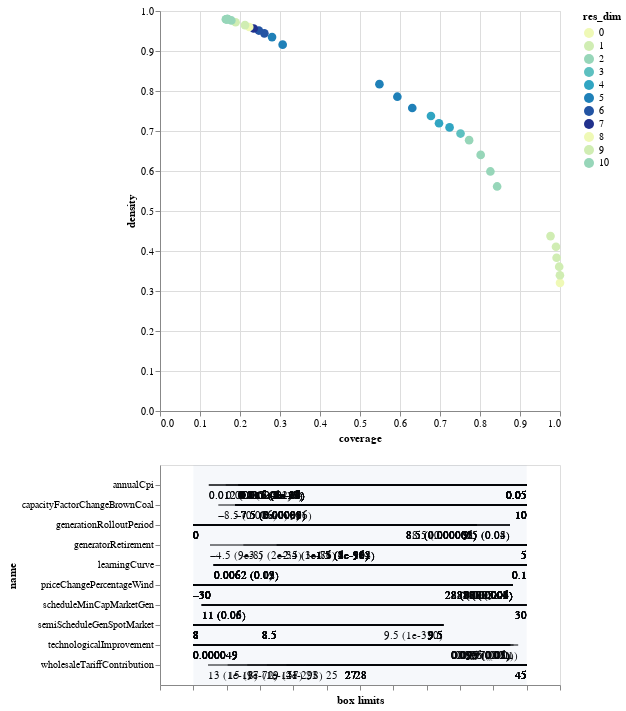

The cell this chart's notebook holds for it:
### Code cell
box1.inspect_tradeoff()

### Figure 1 — Vega-Lite specification as saved in the notebook (floating-point values rounded to 4 significant figures; data arrays with more than 128 entries replaced by an {"elided": "..."} marker saying what was removed)
{"config": {"view": {"continuousWidth": 400, "continuousHeight": 300}}, "vconcat": [{"data": {"name": "data-bd7f11d1a0a5204305e91b6428a8af25"}, "mark": {"type": "circle", "size": 75}, "encoding": {"color": {"type": "ordinal", "field": "res_dim", "scale": {"range": ["#eff9b6", "#d0edb3", "#97d6b9", "#5dc0c0", "#31a5c2", "#1f80b8", "#2354a3", "#21318d"]}}, "opacity": {"condition": {"value": 1, "selection": "selector007"}, "value": 0.4}, "tooltip": [{"type": "ordinal", "field": "id"}, {"type": "quantitative", "field": "coverage", "format": ".2"}, {"type": "quantitative", "field": "density", "format": ".2"}, {"type": "ordinal", "field": "res_dim"}], "x": {"type": "quantitative", "field": "coverage"}, "y": {"type": "quantitative", "field": "density"}}, "height": 400, "selection": {"selector007": {"type": "single", "fields": ["id"]}}, "width": 400}, {"layer": [{"data": {"name": "data-dd6732c3c26f0606e04350f8cbf3943e"}, "mark": "rule", "encoding": {"x": {"type": "quantitative", "axis": {"grid": false, "labels": false, "title": "box limits"}, "field": "x_lower", "scale": {"domain": [0, 1], "padding": 0.1}}, "x2": {"field": "x_upper"}, "y": {"type": "nominal", "field": "name", "scale": {"padding": 1.0}}}, "transform": [{"calculate": "(datum.x1-datum.minimum)/(datum.maximum-datum.minimum)", "as": "x_lower"}, {"calculate": "(datum.x2-datum.minimum)/(datum.maximum-datum.minimum)", "as": "x_upper"}, {"filter": {"selection": "selector007"}}], "width": 400}, {"data": {"name": "data-dd6732c3c26f0606e04350f8cbf3943e"}, "mark": {"type": "text", "align": "left", "baseline": "top", "dy": 5}, "encoding": {"text": {"type": "ordinal", "field": "text"}, "x": {"type": "quantitative", "axis": {"grid": false, "labels": false, "title": "box limits"}, "field": "x_lower", "scale": {"domain": [0, 1], "padding": 0.1}}, "x2": {"field": "x_upper"}, "y": {"type": "nominal", "field": "name", "scale": {"padding": 1.0}}}, "transform": [{"calculate": "(datum.x1-datum.minimum)/(datum.maximum-datum.minimum)", "as": "x_lower"}, {"calculate": "(datum.x2-datum.minimum)/(datum.maximum-datum.minimum)", "as": "x_upper"}, {"filter": {"selection": "selector007"}}, {"calculate": "datum.qp_lower>0?format(datum.x1, \".2\")+\" (\"+format(datum.qp_lower, \".1~g\")+\")\" :format(datum.x1, \".2\")", "as": "text"}], "width": 400}, {"data": {"name": "data-dd6732c3c26f0606e04350f8cbf3943e"}, "mark": {"type": "text", "align": "right", "baseline": "top", "dy": 5}, "encoding": {"text": {"type": "ordinal", "field": "text"}, "x": {"type": "quantitative", "field": "x_upper"}, "x2": {"field": "x_upper"}, "y": {"type": "nominal", "field": "name", "scale": {"padding": 1.0}}}, "transform": [{"calculate": "(datum.x1-datum.minimum)/(datum.maximum-datum.minimum)", "as": "x_lower"}, {"calculate": "(datum.x2-datum.minimum)/(datum.maximum-datum.minimum)", "as": "x_upper"}, {"filter": {"selection": "selector007"}}, {"calculate": "datum.qp_upper>0?format(datum.x2, \".2\")+\" (\"+format(datum.qp_upper, \".1\")+\")\" :format(datum.x2, \".2\")", "as": "text"}], "width": 400}, {"data": {"name": "data-bb8d07f6df3d47a6a475317795287b23"}, "mark": {"type": "rect", "opacity": 0.05}, "encoding": {"x": {"type": "quantitative", "field": "start"}, "x2": {"field": "end"}}}, {"data": {"name": "data-d751713988987e9331980363e24189ce"}, "mark": "point", "encoding": {"x": {"type": "quantitative", "field": "x"}, "y": {"type": "nominal", "field": "name"}}, "transform": [{"filter": {"selection": "selector007"}}], "width": 400}, {"data": {"name": "data-d751713988987e9331980363e24189ce"}, "mark": {"type": "text", "align": "center", "baseline": "top", "dy": 5}, "encoding": {"text": {"type": "nominal", "field": "item"}, "x": {"type": "quantitative", "field": "x"}, "y": {"type": "nominal", "field": "name"}}, "transform": [{"filter": {"selection": "selector007"}}], "width": 400}]}], "$schema": "https://vega.github.io/schema/vega-lite/v4.0.2.json", "datasets": {"data-bd7f11d1a0a5204305e91b6428a8af25": [{"coverage": 1.0, "density": 0.3204, "id": 0, "mass": 1.0, "mean": 0.3204, "res_dim": 0}, {"coverage": 0.9998, "density": 0.3394, "id": 1, "mass": 0.9438, "mean": 0.3394, "res_dim": 1}, {"coverage": 0.998, "density": 0.3608, "id": 2, "mass": 0.8862, "mean": 0.3608, "res_dim": 1}, {"coverage": 0.9915, "density": 0.3831, "id": 3, "mass": 0.8291, "mean": 0.3831, "res_dim": 1}, {"coverage": 0.99, "density": 0.4106, "id": 4, "mass": 0.7725, "mean": 0.4106, "res_dim": 1}, {"coverage": 0.9763, "density": 0.4373, "id": 5, "mass": 0.7153, "mean": 0.4373, "res_dim": 1}, {"coverage": 0.8428, "density": 0.5614, "id": 6, "mass": 0.481, "mean": 0.5614, "res_dim": 2}, {"coverage": 0.826, "density": 0.5989, "id": 7, "mass": 0.4419, "mean": 0.5989, "res_dim": 2}, {"coverage": 0.8017, "density": 0.6403, "id": 8, "mass": 0.4011, "mean": 0.6403, "res_dim": 2}, {"coverage": 0.7728, "density": 0.6771, "id": 9, "mass": 0.3657, "mean": 0.6771, "res_dim": 2}, {"coverage": 0.7513, "density": 0.6936, "id": 10, "mass": 0.347, "mean": 0.6936, "res_dim": 3}, {"coverage": 0.724, "density": 0.709, "id": 11, "mass": 0.3272, "mean": 0.709, "res_dim": 4}, {"coverage": 0.6975, "density": 0.7194, "id": 12, "mass": 0.3106, "mean": 0.7194, "res_dim": 4}, {"coverage": 0.6774, "density": 0.7375, "id": 13, "mass": 0.2942, "mean": 0.7375, "res_dim": 4}, {"coverage": 0.6307, "density": 0.7575, "id": 14, "mass": 0.2668, "mean": 0.7575, "res_dim": 5}, {"coverage": 0.5934, "density": 0.7858, "id": 15, "mass": 0.242, "mean": 0.7858, "res_dim": 5}, {"coverage": 0.5486, "density": 0.8171, "id": 16, "mass": 0.2151, "mean": 0.8171, "res_dim": 5}, {"coverage": 0.3066, "density": 0.9158, "id": 17, "mass": 0.1073, "mean": 0.9158, "res_dim": 5}, {"coverage": 0.2801, "density": 0.9347, "id": 18, "mass": 0.09601, "mean": 0.9347, "res_dim": 5}, {"coverage": 0.2609, "density": 0.9442, "id": 19, "mass": 0.08854, "mean": 0.9442, "res_dim": 6}, {"coverage": 0.2471, "density": 0.9511, "id": 20, "mass": 0.08325, "mean": 0.9511, "res_dim": 6}, {"coverage": 0.2342, "density": 0.9562, "id": 21, "mass": 0.07847, "mean": 0.9562, "res_dim": 7}, {"coverage": 0.2231, "density": 0.9601, "id": 22, "mass": 0.07444, "mean": 0.9601, "res_dim": 8}, {"coverage": 0.2125, "density": 0.9645, "id": 23, "mass": 0.07058, "mean": 0.9645, "res_dim": 9}, {"coverage": 0.189, "density": 0.9719, "id": 24, "mass": 0.06232, "mean": 0.9719, "res_dim": 9}, {"coverage": 0.1784, "density": 0.9764, "id": 25, "mass": 0.05853, "mean": 0.9764, "res_dim": 10}, {"coverage": 0.1646, "density": 0.9792, "id": 26, "mass": 0.05385, "mean": 0.9792, "res_dim": 10}, {"coverage": 0.1661, "density": 0.9794, "id": 27, "mass": 0.05432, "mean": 0.9794, "res_dim": 10}, {"coverage": 0.1675, "density": 0.9796, "id": 28, "mass": 0.05479, "mean": 0.9796, "res_dim": 10}, {"coverage": 0.1688, "density": 0.9797, "id": 29, "mass": 0.05522, "mean": 0.9797, "res_dim": 10}, {"coverage": 0.1692, "density": 0.9798, "id": 30, "mass": 0.05534, "mean": 0.9798, "res_dim": 10}], "data-dd6732c3c26f0606e04350f8cbf3943e": {"elided": "158 records"}, "data-bb8d07f6df3d47a6a475317795287b23": [{"end": 1, "start": 0}], "data-d751713988987e9331980363e24189ce": []}}
